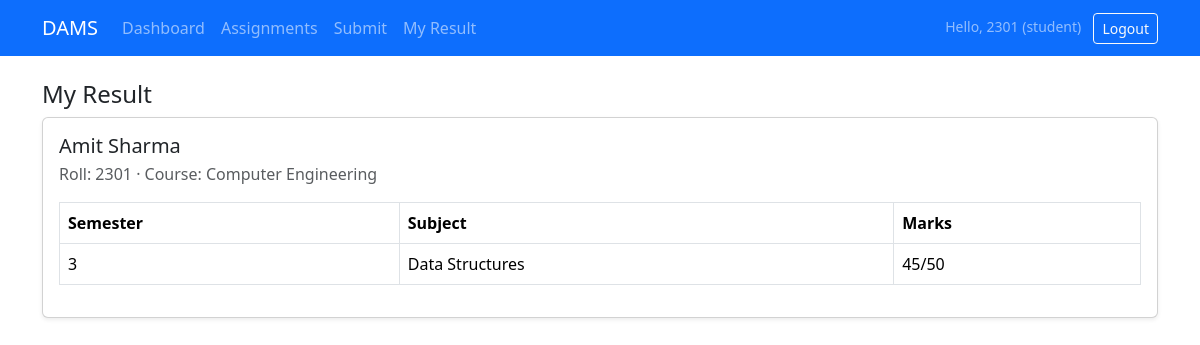
Screenshot of /pages/results/student_result.php (signed in) with the database file from the repository.
### tables this page shows
CREATE TABLE students (
    id INT AUTO_INCREMENT PRIMARY KEY,
    name VARCHAR(100) NOT NULL,
    roll VARCHAR(50) UNIQUE NOT NULL,
    course VARCHAR(100) NOT NULL
);

CREATE TABLE results (
    id INT AUTO_INCREMENT PRIMARY KEY,
    student_id INT NOT NULL,
    subject_id INT NOT NULL,
    marks INT NOT NULL,
    total_marks INT NOT NULL DEFAULT 100,
    semester VARCHAR(10) NOT NULL,
    created_at TIMESTAMP DEFAULT CURRENT_TIMESTAMP,
    FOREIGN KEY (student_id) REFERENCES students(id),
    FOREIGN KEY (subject_id) REFERENCES subjects(id)
);

CREATE TABLE subjects (
    id INT AUTO_INCREMENT PRIMARY KEY,
    subject_name VARCHAR(100) NOT NULL,
    faculty_id INT,
    FOREIGN KEY (faculty_id) REFERENCES faculty(id)
);

### pages/results/student_result.php (the view, shortened to what this page needs)
<?php
require_once __DIR__ . '/../../config/db.php';
require_once __DIR__ . '/../../includes/header.php';
require_once __DIR__ . '/../../includes/navbar.php';
$uname = $_SESSION['user']['username'];
$st=$conn->prepare("SELECT id,name,roll,course FROM students WHERE roll=?");
$st->bind_param('s',$uname);
$st->execute(); $stu=$st->get_result()->fetch_assoc();
$data = null;
if ($stu) {
  $sql="SELECT sub.subject_name, r.marks, r.total_marks, r.semester
        FROM results r JOIN subjects sub ON r.subject_id=sub.id
        WHERE r.student_id=? ORDER BY r.semester, sub.subject_name";
  $st2=$conn->prepare($sql); $sid=$stu['id']; $st2->bind_param('i',$sid); $st2->execute();
  $data = ['student'=>$stu,'rows'=>$st2->get_result()];
}
?>
<div class="container py-4">
  <h4>My Result</h4>
  <?php if (!$data): ?>
    <div class="alert alert-warning">We could not find your student record. Ask admin/faculty to ensure your <strong>username equals your Roll</strong>, or link your account.</div>
  <?php else: ?>
    <div class="card shadow-sm">
      <div class="card-body">
        <h5 class="mb-1"><?= htmlspecialchars($data['student']['name']) ?></h5>
        <div class="text-muted mb-3">Roll: <?= htmlspecialchars($data['student']['roll']) ?> · Course: <?= htmlspecialchars($data['student']['course']) ?></div>
        <table class="table table-bordered">
          <thead><tr><th>Semester</th><th>Subject</th><th>Marks</th></tr></thead>
          <tbody>
            <?php while($row=$data['rows']->fetch_assoc()): ?>
              <tr>
                <td><?= htmlspecialchars($row['semester']) ?></td>
                <td><?= htmlspecialchars($row['subject_name']) ?></td>
                <td><?= (int)$row['marks'] ?>/<?= (int)$row['total_marks'] ?></td>
              </tr>
            <?php endwhile; ?>
          </tbody>
        </table>
      </div>
    </div>
  <?php endif; ?>
</div>
<?php require_once __DIR__ . '/../../includes/footer.php'; ?>

### assets/css/style.css (style rules this page uses)
body { min-height: 100vh; }

### rows the page displays
students: name "Amit Sharma", roll "2301", course "Computer Engineering"
results: semester "3", subject.subject_name "Data Structures", marks "45", total_marks "50"

### other values shown
$_SESSION['user']['username'] "2301"
$role "student"
